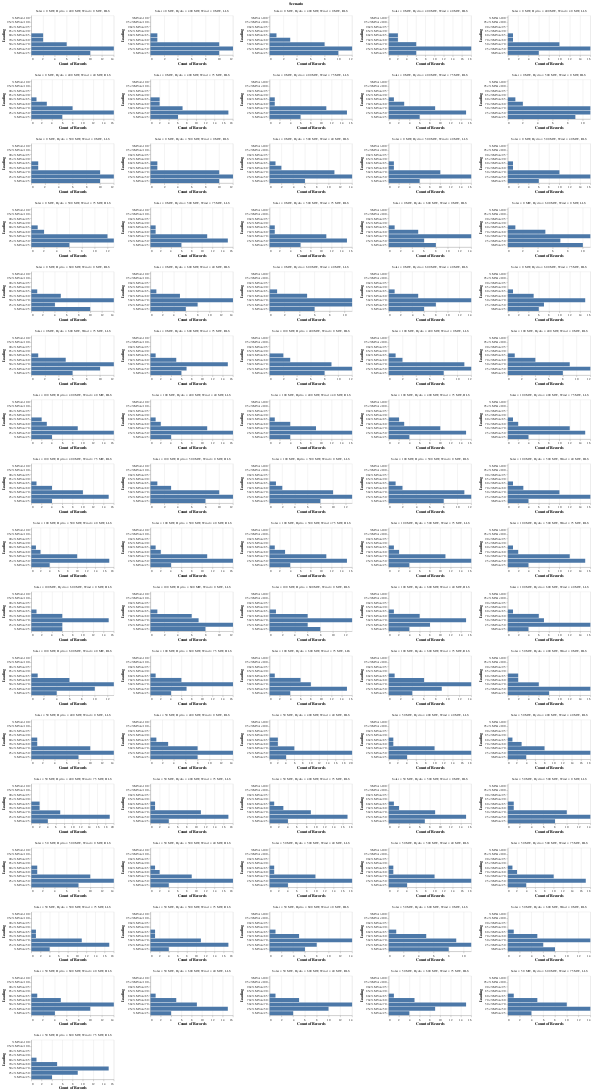

Notebook code cell kept with this figure:
### Markdown cell above
A histogram for each scenario is plotted to check the no of transformer branches in the above defined loading bracket

### Code cell
alt.Chart(data).mark_bar().encode(
    alt.Y('Loading',scale = alt.Scale(domain=['%MVA>100','95<%MVA<100','90<%MVA<95','85<%MVA<90','80<%MVA<85','70<%MVA<80','50<%MVA<70','25<%MVA<50','%MVA<25'])),
    alt.X('count()')).properties(height = 120, width = 250).facet('Scenario',columns=5).resolve_scale(x='independent', y = 'independent')

### Figure 1 — Vega-Lite specification as saved in the notebook (floating-point values rounded to 4 significant figures; data arrays with more than 128 entries replaced by an {"elided": "..."} marker saying what was removed)
{"config": {"view": {"continuousWidth": 300, "continuousHeight": 300}}, "data": {"name": "data-eb0c46db1ea8636760c949602bec633b"}, "facet": {"field": "Scenario", "type": "nominal"}, "spec": {"mark": {"type": "bar"}, "encoding": {"x": {"aggregate": "count", "type": "quantitative"}, "y": {"field": "Loading", "scale": {"domain": ["%MVA>100", "95<%MVA<100", "90<%MVA<95", "85<%MVA<90", "80<%MVA<85", "70<%MVA<80", "50<%MVA<70", "25<%MVA<50", "%MVA<25"]}, "type": "nominal"}}, "height": 120, "width": 250}, "columns": 5, "resolve": {"scale": {"x": "independent", "y": "independent"}}, "$schema": "https://vega.github.io/schema/vega-lite/v5.20.1.json", "datasets": {"data-eb0c46db1ea8636760c949602bec633b": {"elided": "2754 records"}}}
